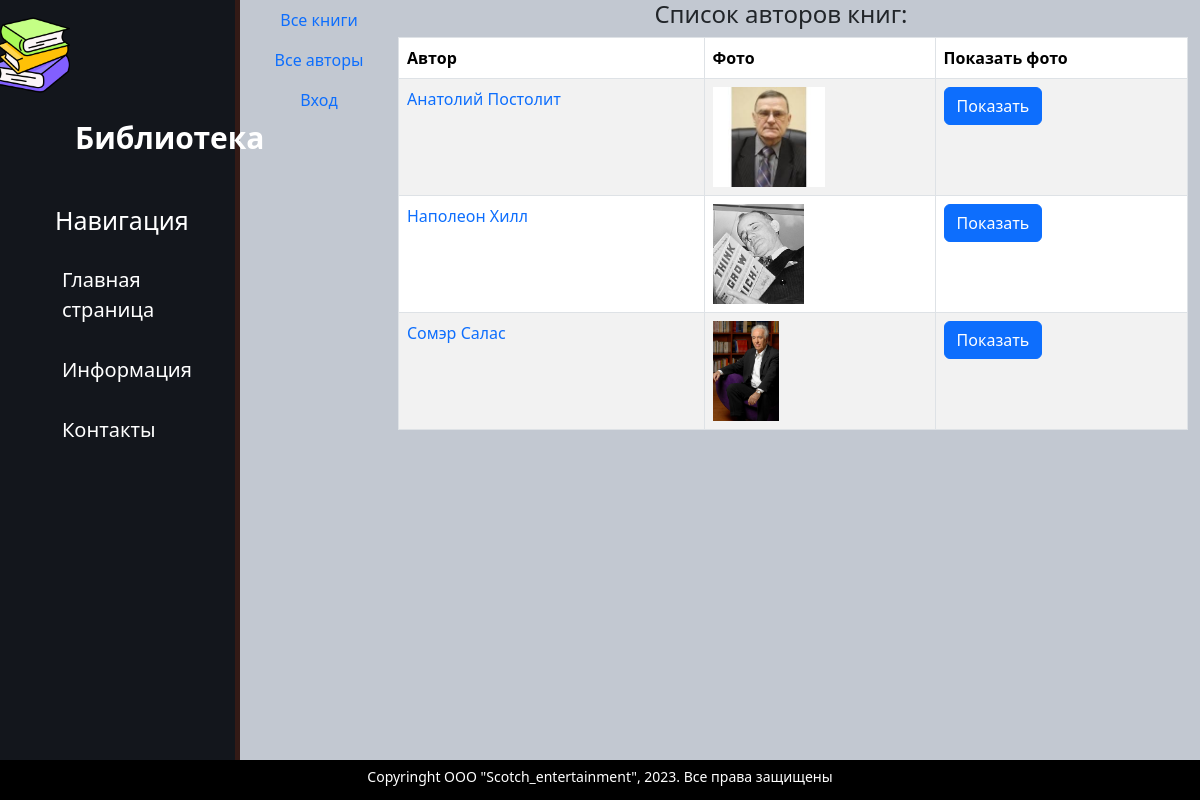
Before: /authors/ with the older database file.
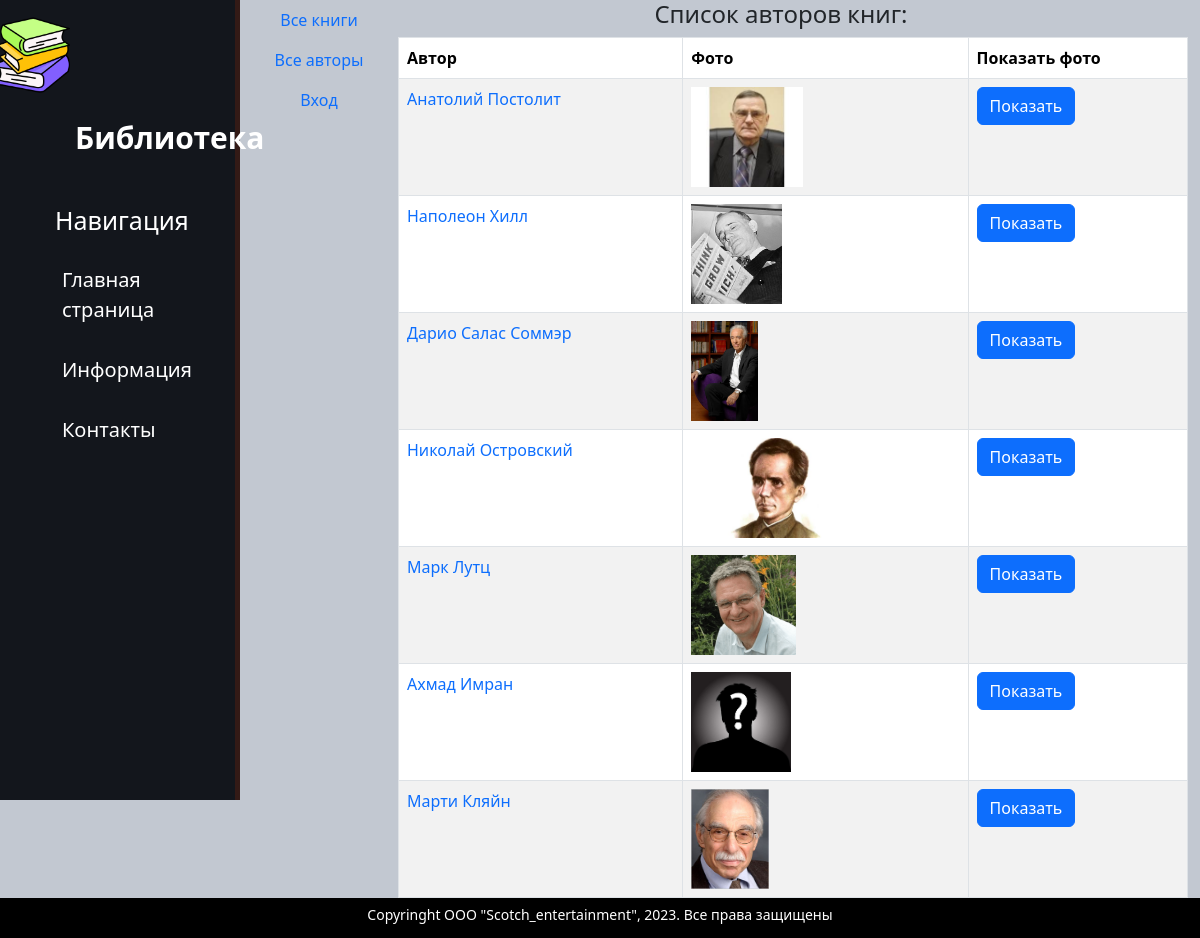
After: the same page with the newer database file.
### catalog/models.py (models this page shows, shortened)
class Author(models.Model):
    first_name = models.CharField(max_length=100,
                                  help_text="Введите имя автора",
                                  verbose_name="Имя автора")
    last_name = models.CharField(max_length=100,
                                 help_text="Введите фамилию автора",
                                 verbose_name="Фамилия автора")
    date_of_birth = models.DateField(
        help_text="Введите дату рождения",
        verbose_name="Дата рождения",
        null=True, blank=True)
    about = models.TextField(help_text="Введите сведения об авторе",
                             verbose_name="Сведения об авторе")
    photo = models.ImageField(upload_to='images',
                              help_text="Введите фото автора",
                              verbose_name="Фото автора",
                              null=True, blank=True)

### catalog/views.py (the view)
# urls.py: path('authors/', views.AuthorListView.as_view(), name='authors-list'),
class AuthorListView(ListView):
    model = Author
    paginate_by = 7

### templates/catalog/author_list.html
{% extends "catalog/base.html" %}
{% block content %}
    <div class="row text-center text-#19b7e3 lh-2">
        <h4>Список авторов книг:</h4>
    </div>
{% if author_list %}
    <table class="table table-striped table-bordered text-start ">
        <thead>
            <tr>
              <th> Автор </th>
              <th> Фото </th>
              <th> Показать фото </th>
            </tr>
        </thead>
        <tbody>
        {% for author in author_list.all %}
        <tr>
            <td><a href="{{ author.id }}"> {{ author.first_name }} {{ author.last_name }}</a></td>
            <td><img src="{{ author.photo.url }}" alt="connect" style="max-height:100px"></td>
            <td><a href="{{ author.photo.url }}" class="btn btn-primary" target="_blank"> Показать </a> </td>
        </tr>
        {% endfor %}
        </tbody>
    </table>
{% else %}
    <p> В базе данных нет авторов </p>
{% endif %}
{% endblock %}

Changed rows visible on the page:
removed Author: first_name "Сомэр", last_name "Салас", photo (picture)
added Author: first_name "Дарио Салас", last_name "Соммэр", photo (picture)
added Author: first_name "Николай", last_name "Островский", photo (picture)
added Author: first_name "Марк", last_name "Лутц", photo (picture)
added Author: first_name "Ахмад", last_name "Имран", photo (picture)
added Author: first_name "Марти", last_name "Кляйн", photo (picture)
